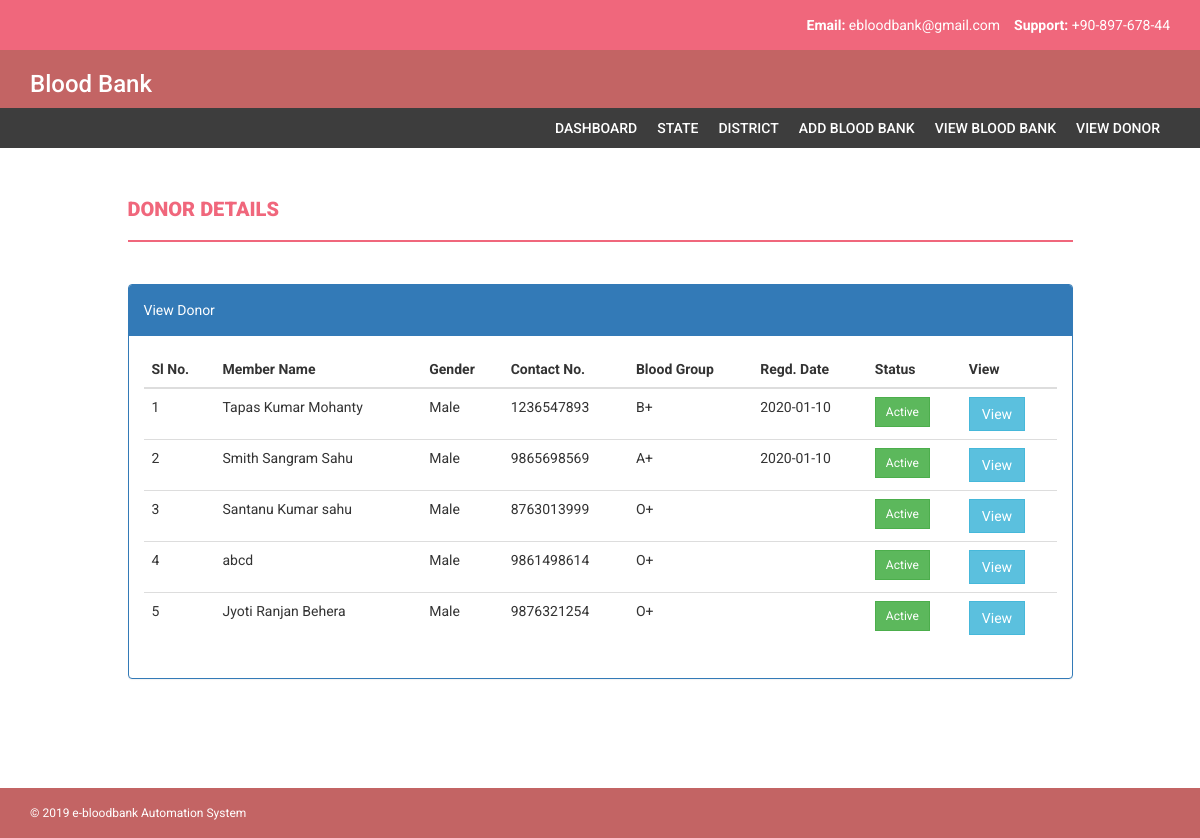
The app's page /admin/viewdonor.php (signed in) with its own data.
### tables this page shows
CREATE TABLE `donoredetails` (
  `donorid` int(11) NOT NULL,
  `stateid` int(11) NOT NULL,
  `districtid` int(11) NOT NULL,
  `donorname` varchar(50) NOT NULL,
  `donorphoto` varchar(50) NOT NULL,
  `address` text NOT NULL,
  `gender` varchar(50) NOT NULL,
  `age` int(11) NOT NULL,
  `contactno` varchar(50) NOT NULL,
  `emailid` varchar(50) NOT NULL,
  `password` varchar(50) NOT NULL,
  `bloodgroup` varchar(50) NOT NULL,
  `activestatus` varchar(50) NOT NULL DEFAULT 'Inactive',
  `registration_date` varchar(50) NOT NULL
);

### admin/viewdonor.php (the view, shortened to what this page needs)
<?php
	include 'connectionstring.php';
?>
<!DOCTYPE html>
<html xmlns="http://www.w3.org/1999/xhtml">
<head>
    <link href="../assets/css/bootstrap.css" rel="stylesheet" />
    <link href="../assets/css/font-awesome.css" rel="stylesheet" />
    <link href="../assets/css/style.css" rel="stylesheet" />
</head>
<body>
    <header>
        <div class="container">
            <div class="row">
                <div class="col-md-12">
                    <strong>Email: </strong>ebloodbank@gmail.com
                    &nbsp;&nbsp;
                    <strong>Support: </strong>+90-897-678-44
                </div>
            </div>
        </div>
    </header>
    <div class="navbar navbar-inverse set-radius-zero">
        <div class="container">
            <div class="navbar-header">
                <h3 style="font-family: 'Roboto', sans-serif;color:#FFFFFF; width: 200px;" >Blood Bank</h3>
            </div>
        </div>
    </div>
     	<?php
			include "menusection.php";
		?>
    <div class="content-wrapper">
      <div class="container">
           <div class="row">
            <div class="col-md-10 col-md-offset-1">
              <h4 class="page-head-line">Donor Details</h4>
            </div>
         </div>
         <div class="row">
          <div class="col-md-10 col-md-offset-1">
             </div>
      	  </div>
         <div class="row">
        	<div class="col-md-10 col-md-offset-1">
            </div>
      	</div>
      <div class="row">
        <div class="col-md-10 col-md-offset-1">
          <div class="panel panel-primary">
            <div class="panel-heading">
               View Donor
            </div>
            <div class="panel-body">
              <div class="table-responsive">
                 <table class="table table-hover">
                   <thead>
                      <tr>
                         <th>Sl No.</th>
                         <th>Member Name</th>
                         <th>Gender</th>
                         <th>Contact No.</th>
                         <th>Blood Group</th>
                         <th>Regd. Date</th>
                         <th>Status</th>
                         <th>View</th>
                       </tr>
                   </thead>
                 <tbody>
                 	<?php
						$donorinfo="select donorid,donorname,gender,contactno,bloodgroup,registration_date,activestatus from donoredetails ";
						$donordata=$conn->query($donorinfo);
						foreach($donordata as $donorvalue){
					?>
                     <tr>
                     	<td><?php echo $donorvalue['donorid']; ?></td>
                        <td><?php echo $donorvalue['donorname']; ?></td>
                        <td><?php echo $donorvalue['gender']; ?></td>
                        <td><?php echo $donorvalue['contactno']; ?></td>
                        <td><?php echo $donorvalue['bloodgroup']; ?></td>
                        <td><?php echo $donorvalue['registration_date']; ?></td>
                        <?php
						if($donorvalue['activestatus']=='Active'){ ?>
                        <td><a href="donorstatus.php ? id=<?php echo $donorvalue['donorid']; ?>" class="btn btn-success btn-sm" ><?php echo $donorvalue['activestatus']; ?></td>
						<?php }else{ ?>
                        <td><a href="donorstatus.php ? id=<?php echo $donorvalue['donorid']; ?>"  class="btn btn-danger btn-sm"><?php echo $donorvalue['activestatus']; ?></td> <?php } ?>
                        <td><a href="viewdonordetails.php ? id=<?php echo $donorvalue['donorid']; ?>" class="btn btn-info">View</a></td>
                     </tr>
                     <?php } ?>
                 </tbody>
                </table>
              </div>
            </div>
          </div>
       </div>
    </div>
 </div>
</div>
    <footer>
        <div class="container">
            <div class="row">
                <div class="col-md-12">
                    &copy; 2019 e-bloodbank Automation System
                </div>
            </div>
        </div>
    </footer>
</body>
</html>

### assets/css/style.css (style rules this page uses)
body { font-family: 'Roboto', sans-serif; line-height: 30px; }
.set-radius-zero { border-radius: 0px; -moz-border-radius: 0px; -webkit-border-radius: 0px; }
.content-wrapper { margin-top: 40px; min-height: 600px; padding-bottom: 60px; }
.page-head-line { font-weight: 900; padding-bottom: 20px; border-bottom: 2px solid #F0677C; text-transform: uppercase; color: #F0677C; font-size: 20px; margin-bottom: 40px; }
.btn { border-radius: 0px; -webkit-border-radius: 0px; -moz-border-radius: 0px; }
header { background-color: #F0677C; color: #fff; padding: 10px; text-align: right; }
.navbar-inverse { background-color: #C36464; border-color: transparent; }
.navbar { margin-bottom: 0px; }
footer { padding: 10px; color: #fff; font-size: 12px; background-color: #C36464; }

### records on screen
donoredetails: donorid "1", donorname "Tapas Kumar Mohanty", gender "Male", contactno "1236547893", bloodgroup "B+", registration_date "2020-01-10", activestatus "Active"
donoredetails: donorid "2", donorname "Smith Sangram Sahu", gender "Male", contactno "9865698569", bloodgroup "A+", registration_date "2020-01-10", activestatus "Active"
donoredetails: donorid "3", donorname "Santanu Kumar sahu", gender "Male", contactno "8763013999", bloodgroup "O+", activestatus "Active"
donoredetails: donorid "4", donorname "abcd", gender "Male", contactno "9861498614", bloodgroup "O+", activestatus "Active"
donoredetails: donorid "5", donorname "Jyoti Ranjan Behera", gender "Male", contactno "9876321254", bloodgroup "O+", activestatus "Active"
